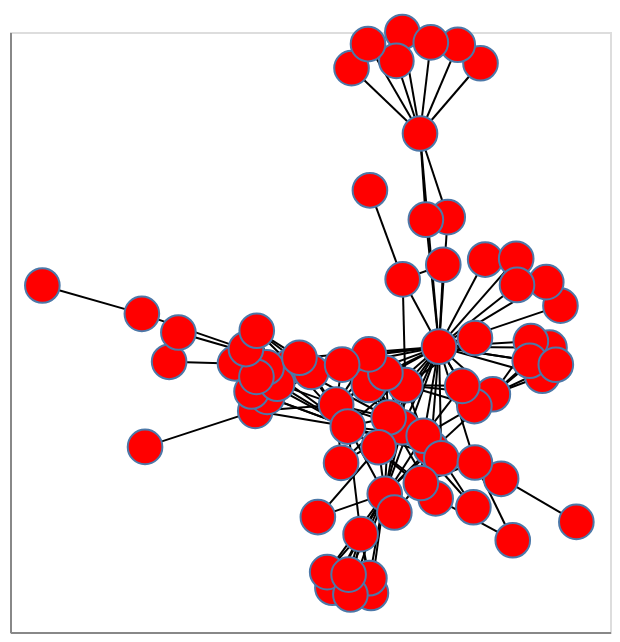

The notebook cell this image was saved under:
### Code cell
import json

with open("miserables.json") as f:
    les_mis = json.load(f)

G = nx.readwrite.json_graph.node_link_graph(
    les_mis,
    multigraph=False,
    edges="links"   # tell NetworkX the edges key is 'links'
)

nxa.draw_networkx(G, node_tooltip="name")

### Figure 1 — Vega-Lite specification as saved in the notebook (floating-point values rounded to 4 significant figures; data arrays with more than 128 entries replaced by an {"elided": "..."} marker saying what was removed)
{"config": {"view": {"continuousWidth": 300, "continuousHeight": 300}}, "layer": [{"data": {"name": "data-abfa82e98c0703961837c7e434cc475a"}, "mark": {"type": "line", "color": "black", "opacity": 1, "strokeWidth": 1}, "encoding": {"detail": {"field": "edge", "type": "quantitative"}, "x": {"axis": {"grid": false, "labels": false, "ticks": false, "title": ""}, "field": "x", "type": "quantitative"}, "y": {"axis": {"grid": false, "labels": false, "ticks": false, "title": ""}, "field": "y", "type": "quantitative"}}}, {"data": {"name": "data-49f5ad84942d31789b3f65a76d370f0b"}, "mark": {"type": "point", "fill": "red", "opacity": 1, "size": 300, "strokeWidth": 1.0}, "encoding": {"tooltip": {"field": "name", "type": "nominal"}, "x": {"axis": {"grid": false, "labels": false, "ticks": false}, "field": "x", "type": "quantitative"}, "y": {"axis": {"grid": false, "labels": false, "ticks": false}, "field": "y", "type": "quantitative"}}}], "$schema": "https://vega.github.io/schema/vega-lite/v5.20.1.json", "datasets": {"data-abfa82e98c0703961837c7e434cc475a": {"elided": "508 records"}, "data-49f5ad84942d31789b3f65a76d370f0b": [{"name": "Myriel", "group": 1, "x": 0.09336, "y": 0.6955}, {"name": "Napoleon", "group": 1, "x": -0.08929, "y": 0.8917}, {"name": "Mlle.Baptistine", "group": 1, "x": 0.1672, "y": 0.4445}, {"name": "Mme.Magloire", "group": 1, "x": 0.1089, "y": 0.437}, {"name": "CountessdeLo", "group": 1, "x": 0.04626, "y": 1.0}, {"name": "Geborand", "group": 1, "x": 0.03031, "y": 0.9133}, {"name": "Champtercier", "group": 1, "x": -0.04533, "y": 0.9638}, {"name": "Cravatte", "group": 1, "x": 0.2547, "y": 0.9063}, {"name": "Count", "group": 1, "x": 0.194, "y": 0.9616}, {"name": "OldMan", "group": 1, "x": 0.1221, "y": 0.9689}, {"name": "Labarre", "group": 2, "x": 0.4679, "y": 0.179}, {"name": "Valjean", "group": 2, "x": 0.1441, "y": 0.05599}, {"name": "Marguerite", "group": 3, "x": 0.1222, "y": -0.2478}, {"name": "Mme.deR", "group": 2, "x": 0.43, "y": 0.2496}, {"name": "Isabeau", "group": 2, "x": 0.2672, "y": 0.3173}, {"name": "Gervais", "group": 2, "x": 0.3499, "y": 0.3196}, {"name": "Tholomyes", "group": 3, "x": -0.06509, "y": -0.5064}, {"name": "Listolier", "group": 3, "x": -0.1403, "y": -0.6671}, {"name": "Fameuil", "group": 3, "x": -0.1542, "y": -0.6203}, {"name": "Blacheville", "group": 3, "x": -0.0375, "y": -0.6829}, {"name": "Favourite", "group": 3, "x": -0.04161, "y": -0.6385}, {"name": "Dahlia", "group": 3, "x": -0.09222, "y": -0.6875}, {"name": "Zephine", "group": 3, "x": -0.09706, "y": -0.6278}, {"name": "Fantine", "group": 3, "x": -0.0007079, "y": -0.3856}, {"name": "Mme.Thenardier", "group": 4, "x": 0.04595, "y": -0.1858}, {"name": "Thenardier", "group": 4, "x": 0.009871, "y": -0.1565}, {"name": "Cosette", "group": 5, "x": 0.1032, "y": -0.2111}, {"name": "Javert", "group": 4, "x": 0.0542, "y": -0.05954}, {"name": "Fauchelevent", "group": 0, "x": 0.04706, "y": 0.258}, {"name": "Bamatabois", "group": 2, "x": 0.2876, "y": -0.08678}, {"name": "Perpetue", "group": 3, "x": -0.179, "y": -0.4552}, {"name": "Simplice", "group": 2, "x": -0.0171, "y": -0.2457}, {"name": "Scaufflaire", "group": 2, "x": 0.352, "y": 0.2412}, {"name": "Woman1", "group": 2, "x": 0.2398, "y": 0.08195}, {"name": "Judge", "group": 2, "x": 0.4386, "y": 0.05303}, {"name": "Champmathieu", "group": 2, "x": 0.4194, "y": -0.03125}, {"name": "Brevet", "group": 2, "x": 0.3889, "y": 0.07243}, {"name": "Chenildieu", "group": 2, "x": 0.3858, "y": 0.0137}, {"name": "Cochepaille", "group": 2, "x": 0.4555, "y": 0.001845}, {"name": "Pontmercy", "group": 4, "x": 0.1351, "y": -0.3991}, {"name": "Boulatruelle", "group": 6, "x": 0.3097, "y": -0.3405}, {"name": "Eponine", "group": 4, "x": -0.1302, "y": -0.118}, {"name": "Anzelma", "group": 4, "x": -0.1171, "y": -0.2927}, {"name": "Woman2", "group": 5, "x": 0.2383, "y": -0.1222}, {"name": "MotherInnocent", "group": 0, "x": 0.1554, "y": 0.3019}, {"name": "Gribier", "group": 0, "x": -0.04018, "y": 0.525}, {"name": "Jondrette", "group": 7, "x": -0.9137, "y": 0.2396}, {"name": "Mme.Burgon", "group": 7, "x": -0.6484, "y": 0.1544}, {"name": "Gavroche", "group": 8, "x": -0.2497, "y": 1.867e-05}, {"name": "Gillenormand", "group": 5, "x": 0.1502, "y": -0.2787}, {"name": "Magnon", "group": 5, "x": 0.2357, "y": -0.4257}, {"name": "Mlle.Gillenormand", "group": 5, "x": 0.2397, "y": -0.2917}, {"name": "Mme.Pontmercy", "group": 5, "x": 0.3407, "y": -0.5247}, {"name": "Mlle.Vaubois", "group": 5, "x": 0.5103, "y": -0.4697}, {"name": "Lt.Gillenormand", "group": 5, "x": 0.09557, "y": -0.353}, {"name": "Marius", "group": 8, "x": -0.09922, "y": -0.1837}, {"name": "BaronessT", "group": 5, "x": 0.02498, "y": -0.4417}, {"name": "Mabeuf", "group": 8, "x": -0.346, "y": -0.1367}, {"name": "Enjolras", "group": 8, "x": -0.1966, "y": -0.01977}, {"name": "Combeferre", "group": 8, "x": -0.3139, "y": -0.09462}, {"name": "Prouvaire", "group": 8, "x": -0.4001, "y": 0.006002}, {"name": "Feuilly", "group": 8, "x": -0.3559, "y": -0.07827}, {"name": "Courfeyrac", "group": 8, "x": -0.2877, "y": -0.05502}, {"name": "Bahorel", "group": 8, "x": -0.3158, "y": -0.006265}, {"name": "Bossuet", "group": 8, "x": -0.2282, "y": 0.02286}, {"name": "Joly", "group": 8, "x": -0.3428, "y": -0.03457}, {"name": "Grantaire", "group": 8, "x": -0.3708, "y": 0.04878}, {"name": "MotherPlutarch", "group": 9, "x": -0.6399, "y": -0.2446}, {"name": "Gueulemer", "group": 4, "x": -0.04421, "y": -0.02146}, {"name": "Babet", "group": 4, "x": -0.04318, "y": -0.05882}, {"name": "Claquesous", "group": 4, "x": 0.001096, "y": -0.02354}, {"name": "Montparnasse", "group": 4, "x": -0.04289, "y": 0.03281}, {"name": "Toussaint", "group": 5, "x": 0.206, "y": -0.06161}, {"name": "Child1", "group": 10, "x": -0.5757, "y": 0.01055}, {"name": "Child2", "group": 10, "x": -0.551, "y": 0.09835}, {"name": "Brujon", "group": 4, "x": -0.1144, "y": 0.002116}, {"name": "Mme.Hucheloup", "group": 8, "x": -0.342, "y": 0.1039}]}}
